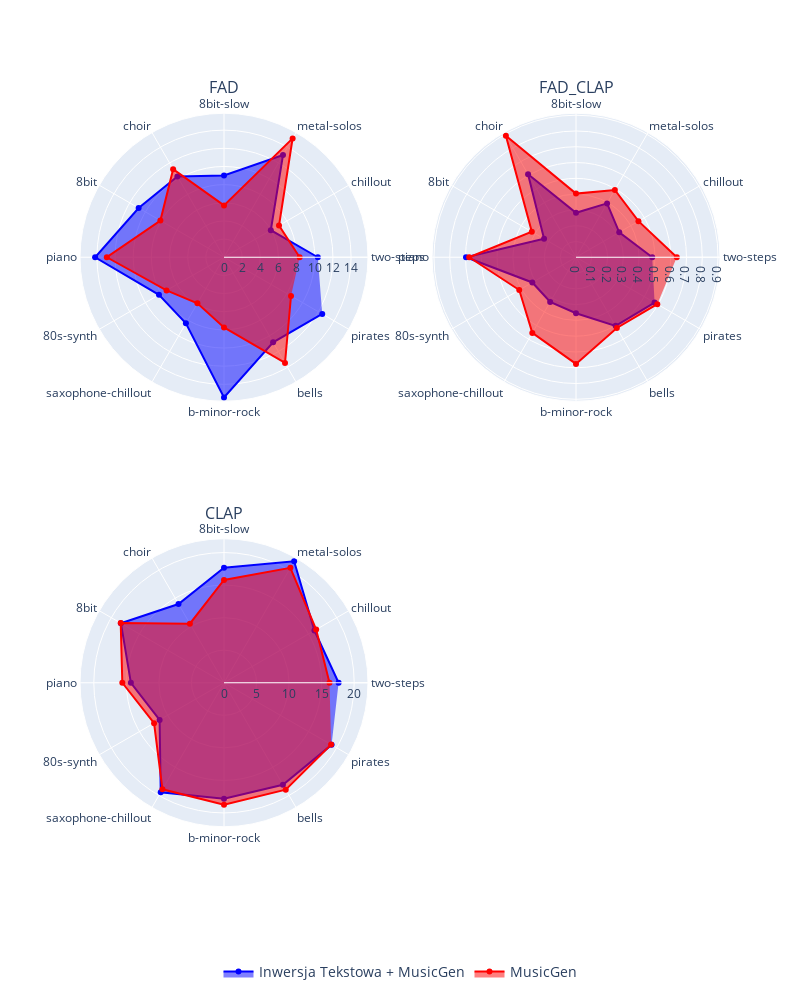

Here is the notebook cell this chart was saved with:
### Code cell
spider_df = load_metrics(OUTPUT_PATH('comparison', 'ti-musicgen-clean.json'))
metrics = ['fad','fad_clap', 'clap']
fig = make_subplots(
    rows=2, 
    cols=2, 
    specs=[
        [{'type': 'polar'}, {'type': 'polar'}],
        [{'type': 'polar'}, {'type': 'polar'}]
    ],
    vertical_spacing=0.15,
    subplot_titles=[f"{m.upper()}" for m in metrics] + ['']
)
def get_position(i):
    return (i // 2 + 1, i % 2 + 1)
for i, metric in enumerate(metrics):
    r, c = get_position(i)
    show_legend_flag = (i == 0)
    fig.add_trace(
        go.Scatterpolar(
            r=spider_df[f"{metric}_ti"],
            theta=spider_df.index,
            fill='toself',
            name=f"Inwersja Tekstowa + MusicGen",      # Legend name
            legendgroup="Inwersja Tekstowa + MusicGen",
            showlegend=show_legend_flag,
            marker_color='blue'

        ),
        row=r, col=c
    )
    fig.add_trace(
        go.Scatterpolar(
            r=spider_df[f"{metric}_other"],
            theta=spider_df.index,
            fill='toself',
            name=f"MusicGen",   # Legend name
            legendgroup="MusicGen",
            showlegend=show_legend_flag,
            marker_color='red'
        ),
        row=r, col=c
    )

fig.update_layout(
    # title="All Spider Plots in One Figure",
    showlegend=True,      # Show one combined legend
    height=1000, width=800,
    legend=dict(
        orientation="h",      # horizontal legend
        yanchor="bottom",     # anchor the legend to the bottom
        y=-0.2,               # move it below the plot area
        xanchor="center",     # anchor it to the center of the figure
        x=0.5,                # place it at the horizontal center
        font=dict(size=14),   # increase legend text size
        bgcolor="rgba(255,255,255,0.8)"  # optional: add a white, semi-transparent background
    ),
    # margin=dict(b=100) 
)
fig.write_image(OUTPUT_PATH('comparison', 'spider.png'))
fig.show()

### Figure 1 — Plotly figure (JSON) as saved in the notebook; plotly's stock layout.template omitted (floating-point values rounded to 4 significant figures)
{"data": [{"fill": "toself", "legendgroup": "Inwersja Tekstowa + MusicGen", "marker": {"color": "blue"}, "name": "Inwersja Tekstowa + MusicGen", "r": [10.34, 5.954, 13.0, 9.005, 10.27, 10.86, 14.2, 8.269, 8.395, 15.45, 10.82, 12.5], "showlegend": true, "subplot": "polar", "theta": ["two-steps", "chillout", "metal-solos", "8bit-slow", "choir", "8bit", "piano", "80s-synth", "saxophone-chillout", "b-minor-rock", "bells", "pirates"], "type": "scatterpolar"}, {"fill": "toself", "legendgroup": "MusicGen", "marker": {"color": "red"}, "name": "MusicGen", "r": [8.334, 6.998, 15.12, 5.709, 11.2, 8.092, 12.91, 7.311, 5.858, 7.728, 13.44, 8.524], "showlegend": true, "subplot": "polar", "theta": ["two-steps", "chillout", "metal-solos", "8bit-slow", "choir", "8bit", "piano", "80s-synth", "saxophone-chillout", "b-minor-rock", "bells", "pirates"], "type": "scatterpolar"}, {"fill": "toself", "legendgroup": "Inwersja Tekstowa + MusicGen", "marker": {"color": "blue"}, "name": "Inwersja Tekstowa + MusicGen", "r": [0.4831, 0.3164, 0.3939, 0.2817, 0.6076, 0.2337, 0.697, 0.3196, 0.3274, 0.3546, 0.5019, 0.5749], "showlegend": false, "subplot": "polar2", "theta": ["two-steps", "chillout", "metal-solos", "8bit-slow", "choir", "8bit", "piano", "80s-synth", "saxophone-chillout", "b-minor-rock", "bells", "pirates"], "type": "scatterpolar"}, {"fill": "toself", "legendgroup": "MusicGen", "marker": {"color": "red"}, "name": "MusicGen", "r": [0.6386, 0.4568, 0.4925, 0.4032, 0.8887, 0.3232, 0.6769, 0.4152, 0.5536, 0.676, 0.5174, 0.5948], "showlegend": false, "subplot": "polar2", "theta": ["two-steps", "chillout", "metal-solos", "8bit-slow", "choir", "8bit", "piano", "80s-synth", "saxophone-chillout", "b-minor-rock", "bells", "pirates"], "type": "scatterpolar"}, {"fill": "toself", "legendgroup": "Inwersja Tekstowa + MusicGen", "marker": {"color": "blue"}, "name": "Inwersja Tekstowa + MusicGen", "r": [17.6, 16.04, 21.54, 17.68, 13.97, 18.29, 14.31, 11.42, 19.44, 17.83, 18.1, 19.08], "showlegend": false, "subplot": "polar3", "theta": ["two-steps", "chillout", "metal-solos", "8bit-slow", "choir", "8bit", "piano", "80s-synth", "saxophone-chillout", "b-minor-rock", "bells", "pirates"], "type": "scatterpolar"}, {"fill": "toself", "legendgroup": "MusicGen", "marker": {"color": "red"}, "name": "MusicGen", "r": [16.2, 16.35, 20.39, 15.79, 10.48, 18.32, 15.62, 12.41, 18.91, 18.73, 18.97, 19.0], "showlegend": false, "subplot": "polar3", "theta": ["two-steps", "chillout", "metal-solos", "8bit-slow", "choir", "8bit", "piano", "80s-synth", "saxophone-chillout", "b-minor-rock", "bells", "pirates"], "type": "scatterpolar"}], "layout": {"annotations": [{"font": {"size": 16}, "showarrow": false, "text": "FAD", "x": 0.225, "xanchor": "center", "xref": "paper", "y": 1, "yanchor": "bottom", "yref": "paper"}, {"font": {"size": 16}, "showarrow": false, "text": "FAD_CLAP", "x": 0.775, "xanchor": "center", "xref": "paper", "y": 1, "yanchor": "bottom", "yref": "paper"}, {"font": {"size": 16}, "showarrow": false, "text": "CLAP", "x": 0.225, "xanchor": "center", "xref": "paper", "y": 0.425, "yanchor": "bottom", "yref": "paper"}], "height": 1000, "legend": {"bgcolor": "rgba(255,255,255,0.8)", "font": {"size": 14}, "orientation": "h", "x": 0.5, "xanchor": "center", "y": -0.2, "yanchor": "bottom"}, "polar": {"domain": {"x": [0, 0.45], "y": [0.575, 1]}}, "polar2": {"domain": {"x": [0.55, 1], "y": [0.575, 1]}}, "polar3": {"domain": {"x": [0, 0.45], "y": [0, 0.425]}}, "polar4": {"domain": {"x": [0.55, 1], "y": [0, 0.425]}}, "showlegend": true, "width": 800}}
